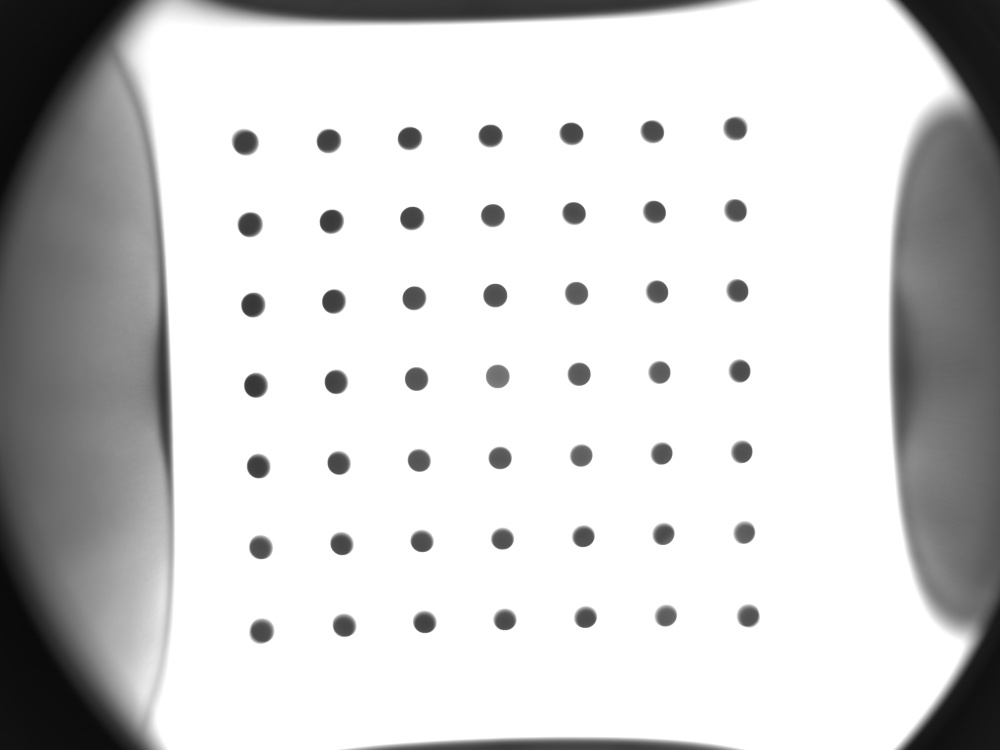
#> input picture flare/white_8x.png, 4000 x 3000 px, given in place of white_1x.png, which was not available (shown at 1/4 size)
$ python clc_flare.py
#> lines starting #> are read from the running program, lines starting #| are printed output that depends on the picture; after the words box and inside, x2 and y2 are one past the last pixel; in counts of white or black regions, pixels touching at a corner belong together; long printed decimals are rounded; pictures that were not available may be replaced by others from this repository, and a replacement may not be noted
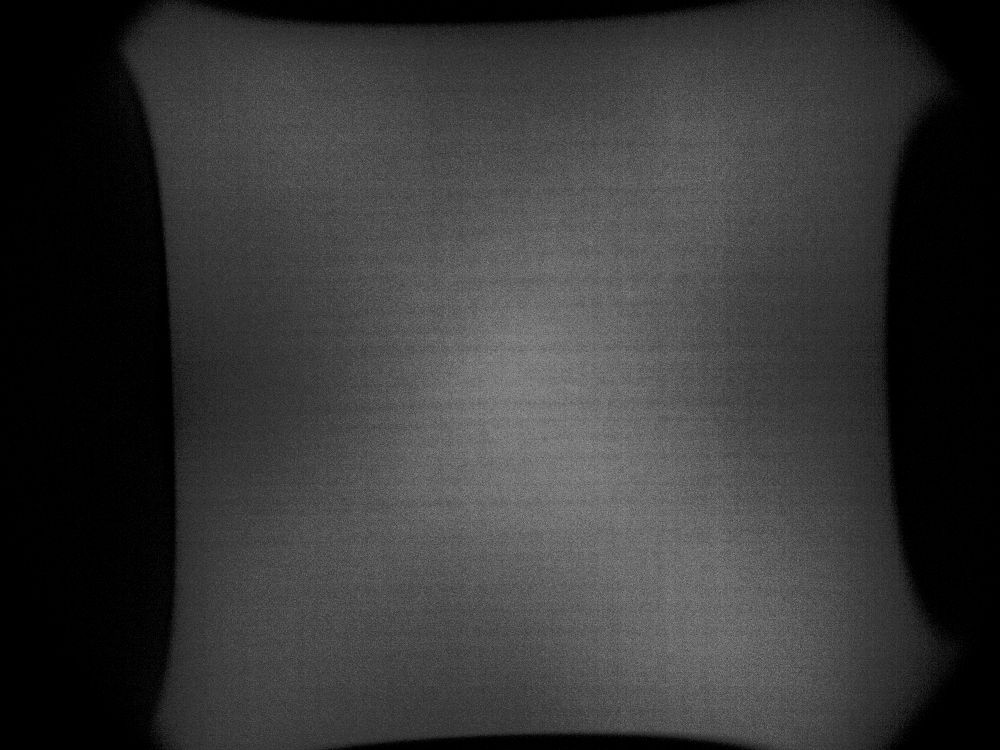
#> input picture flare/blk_1x.png, 4000 x 3000 px (shown at 1/4 size)
#> in run, result_img is the input picture: shape (3000, 4000, 3); min 8, max 255, mean 208.4
### flare/filter.py
# -*- coding: utf-8 -*-
"""
Created on Wed Jul  3 10:02:26 2019

@author: 10601021
"""
import numpy as np
import cv2
def butter2d_lp( shape, f, n):
    rows, cols = shape
    x = np.linspace(-0.5, 0.5, cols) * cols
    y = np.linspace(-0.5, 0.5, rows) * rows
    radius = np.sqrt((x ** 2)[np.newaxis] + (y ** 2)[:, np.newaxis])
    filt = 1 / (1.0 + (radius / f) ** (2 * n))
    return filt
def butter2d_bp( shape, cutin, cutoff, n):
    return butter2d_lp(shape, cutoff, n) - butter2d_lp(shape, cutin, n)
# [13 lines left out: functions crop_center_and_relocate, find_sectioned_signal, not called in this run]
def normalize_img(im):
    return (im - im.min()) * 255 / (im.max()- im.min())

# [6 lines left out: function find_where_higher_than_zero, not called in this run]


def clc_blm(orig_image,lowf,highf):
#> called with lowf = 0.01, highf = 0.2
    shape = orig_image.shape
#> shape = (3000, 4000)
    rows, cols = shape
#> rows = 3000; cols = 4000

    cutin = lowf * (cols / 2)
#> cutin = 20
    cutoff = highf * (cols / 2)
#> cutoff = 400
    fft_orig = np.fft.fftshift(np.fft.fft2(orig_image))

    filt = butter2d_bp(orig_image.shape, cutin, cutoff,2)
    fft_new = fft_orig * filt * -1
    new_image = np.fft.ifft2(np.fft.ifftshift(fft_new))
    new_image = np.abs(new_image)
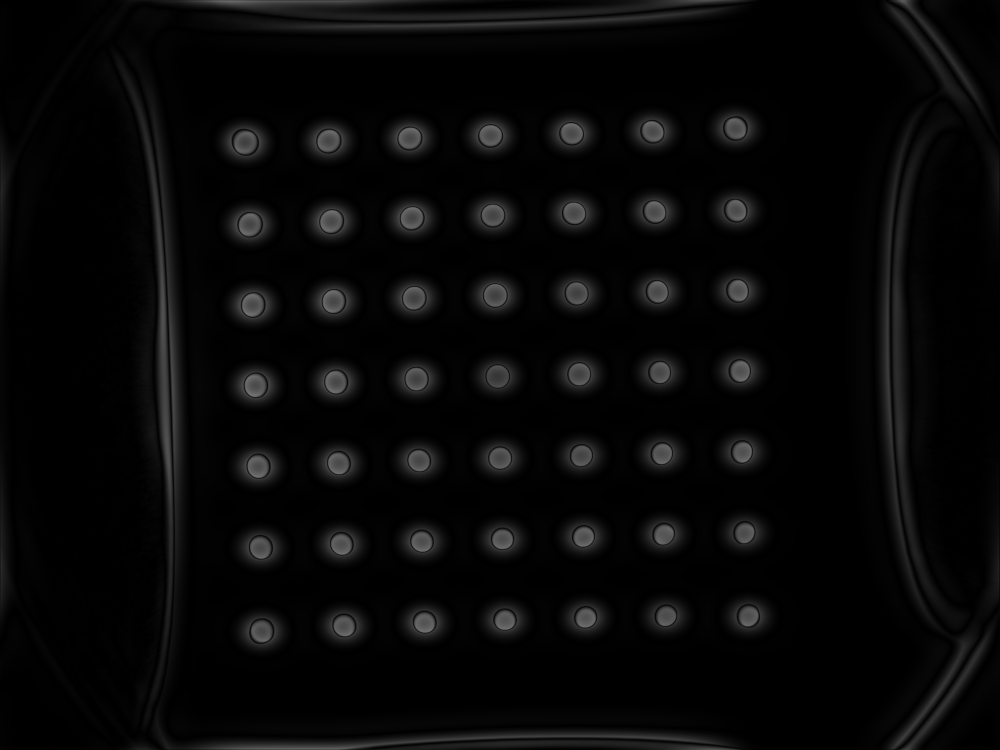
#> new_image: shape (3000, 4000) float64 (shown at 1/4 size); min 7.07e-06, max 117.5, mean 8.1

    norm_img = new_image / np.mean(orig_image)
    print ("Normalizing facotr: " + str(np.mean(orig_image[orig_image.shape[1]*2//5:orig_image.shape[1]*3//5,orig_image.shape[0]*2//5:orig_image.shape[0]*3//5])))
#| Normalizing facotr: 246.176
    print ("Max = " +str(norm_img.max()))
#| Max = 0.5636

    return norm_img

### flare/clc_flare.py
# -*- coding: utf-8 -*-
"""
Created on Thu Oct 15 10:07:01 2020

@author: Ewan Yeh Lin
"""
# =============================================================================
# The program evaluates flare effect based on stadardized specification
# 18844, in which a normal exposured image (IM1, with 225 grey level), a plane
# black image (IM2) captured with the same exposure value as IM1 and an over-
# exposured (normally 8x) image are fed.
# A map (cnt_mtx) is generated and a result image (rgb_img) is saved to the
# root file.
# =============================================================================
from re import L
import numpy as np
import cv2
from numpy.lib.function_base import delete
from . import filter as blm

RATIO_E1_E3 = 8
RATIO_CONTOUR_REGION = 50/70
THRESHOLD = 0.1
NUM_H, NUM_W = 7, 7
VISUALIZATION_ON = False
contour_x_limit = [800,3200]
contour_y_limit = [400,2800]


def find_avg_intensity_in_contour(img, cnt):
    M = cv2.moments(cnt)
    cX = int(M["m10"] / M["m00"])
    cY = int(M["m01"] / M["m00"])
    tmp_mask = np.zeros_like(img)
    r = (cv2.contourArea(cnt) / np.pi)**0.5 * RATIO_CONTOUR_REGION
    tmp_mask = cv2.circle(tmp_mask,(cX,cY),int(r),255,-1)
    return np.sum(img[tmp_mask>0]) / (np.pi*r**2), tmp_mask

def find_avg_intensity_around_contour(img, cnt):
# =============================================================================
# The function calculates average intensity around a found contour in a
# given image
# img: input image
# cnt: contour array
# return: float
# =============================================================================
    M = cv2.moments(cnt)
    cX = int(M["m10"] / M["m00"])
    cY = int(M["m01"] / M["m00"])
    r = (cv2.contourArea(cnt) / np.pi)**0.5
    d = int((1 + RATIO_CONTOUR_REGION) * r)
    tmp_mask = np.zeros_like(img)
    tmp_mask = cv2.circle(tmp_mask,(cX - d,cY),int(r * RATIO_CONTOUR_REGION),255,-1)
    tmp_mask = cv2.circle(tmp_mask,(cX + d,cY),int(r * RATIO_CONTOUR_REGION),255,-1)
    tmp_mask = cv2.circle(tmp_mask,(cX,cY - d),int(r * RATIO_CONTOUR_REGION),255,-1)
    tmp_mask = cv2.circle(tmp_mask,(cX,cY + d),int(r * RATIO_CONTOUR_REGION),255,-1)

    return np.sum(img[tmp_mask>0]) / (np.pi*r**2) / 4, tmp_mask

def remove_adjacent_cnts(contours):
    deleted = []
    for i in range(len(contours)):
        for j in range(i+1, len(contours)):
            if (__dist(contours[i], contours[j]) < 20):
                deleted.append(j)
    return np.delete(contours, deleted)

def __dist(cnt1, cnt2):
    return ((cnt1[0] - cnt2[0])**2 + (cnt1[1] - cnt2[1])**2)**0.5

def run(imWhite_1x, imBlack_1x, imWhite_8x):

    result_img = imWhite_1x.copy()

    imWhite_1x = cv2.cvtColor(imWhite_1x, cv2.COLOR_BGR2GRAY)
    imBlack_1x = cv2.cvtColor(imBlack_1x, cv2.COLOR_BGR2GRAY)
    imWhite_8x = cv2.cvtColor(imWhite_8x, cv2.COLOR_BGR2GRAY)


    filt_img = blm.clc_blm(imWhite_1x,0.01,0.2)
    thr_tst = np.zeros_like(imWhite_1x)
    thr_tst[filt_img>THRESHOLD] = 255

    ret, thr_imWhite_1x = cv2.threshold(imWhite_1x,THRESHOLD,255,cv2.THRESH_BINARY_INV)
#> thr_imWhite_1x: shape (3000, 4000); every value is 0
#> ret = 0
    contours, hierarchy = cv2.findContours(thr_tst, cv2.RETR_TREE, cv2.CHAIN_APPROX_NONE)

    cnt_list = []
    cnt_center_list = np.array((0,0))
    mask = np.zeros_like(imWhite_1x)
    ### Check performance of coontour-finding process
    ### TODO: Exception for contours noise within
    for c in contours:
        if cv2.contourArea(c) > 5000 and cv2.contourArea(c) < 12000 and c[0][0][1] > contour_y_limit[0] and c[0][0][1] < contour_y_limit[1] and c[0][0][0] > contour_x_limit[0] and c[0][0][0] < contour_x_limit[1]: # c[0][0][0]>150 -> temporal solution
            cv2.drawContours(mask, [c], -1, 255, -1)
            M = cv2.moments(c)
            cX = int(M["m10"] / M["m00"])
            cY = int(M["m01"] / M["m00"])
            cnt_center_list = np.c_[cnt_center_list,np.array((cX,cY))]
            cnt_list.append(c)
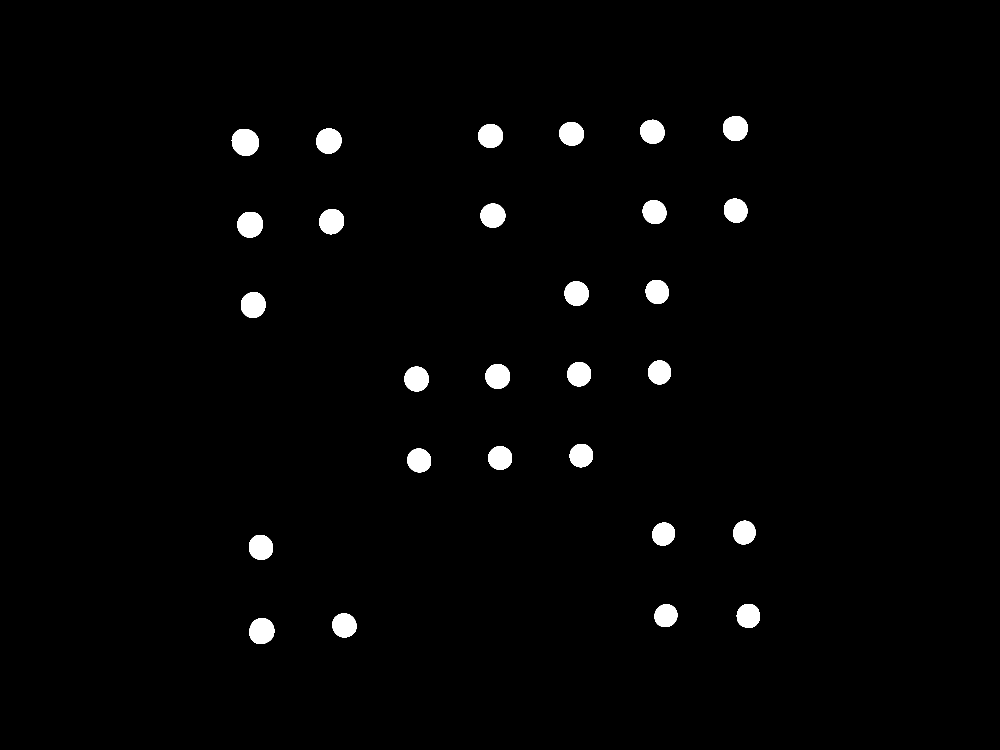
#> mask: shape (3000, 4000) (shown at 1/4 size); 1.7% white; 28 white regions
    cnt_center_list =cnt_center_list.transpose((1,0))[1::,:]
    cnt_center_list = remove_adjacent_cnts(cnt_center_list)
    print(cnt_center_list)
    ### Calculate average intensity within each contour

    cnt_info_list = []
    for c in cnt_list:
        M = cv2.moments(c)
        cX = int(M["m10"] / M["m00"])
        cY = int(M["m01"] / M["m00"])
        yb3,_ = find_avg_intensity_in_contour(imWhite_8x, c)
        yb2, mask_b = find_avg_intensity_in_contour(imBlack_1x, c)
        yw1, mask_w = find_avg_intensity_around_contour(imWhite_1x, c)
        f = (yb3 / RATIO_E1_E3 - yb2) / yw1 * 100
        cnt_info_list.append([cX,cY,f])
        result_img[mask_b>0,2] = 255
        result_img[mask_w>0,0] = 255
        cv2.putText(result_img, str(np.round(f,2)), (c[0][0][0],c[0][0][1]), cv2.FONT_HERSHEY_SIMPLEX, 2, (0, 255, 255), 1, cv2.LINE_AA)
#> this loop made 56 passes
#> (yb3, yb2, yw1, f) on passes 1 to 12: (2.37, 76.65, 128.6, -59.38), (2.39, 75.6, 128.8, -58.46), (2.45, 76.27, 129.2, -58.79), (2.37, 71.69, 124.5, -57.36), (3.02, 96.47, 127, -75.68), (2.98, 92.9, 124.8, -74.13), (2.9, 85, 125.8, -67.27), (2.9, 82.84, 125.3, -65.8), (2.26, 76.54, 124.6, -61.2), (2.32, 77.68, 127.8, -60.56), (3.04, 81.37, 127.5, -63.5), (2.94, 76.07, 122.8, -61.64)
#> pass 1, in run, `yb2, mask_b = find_avg_intensity_in_contour(imBlack_1x, c)`:
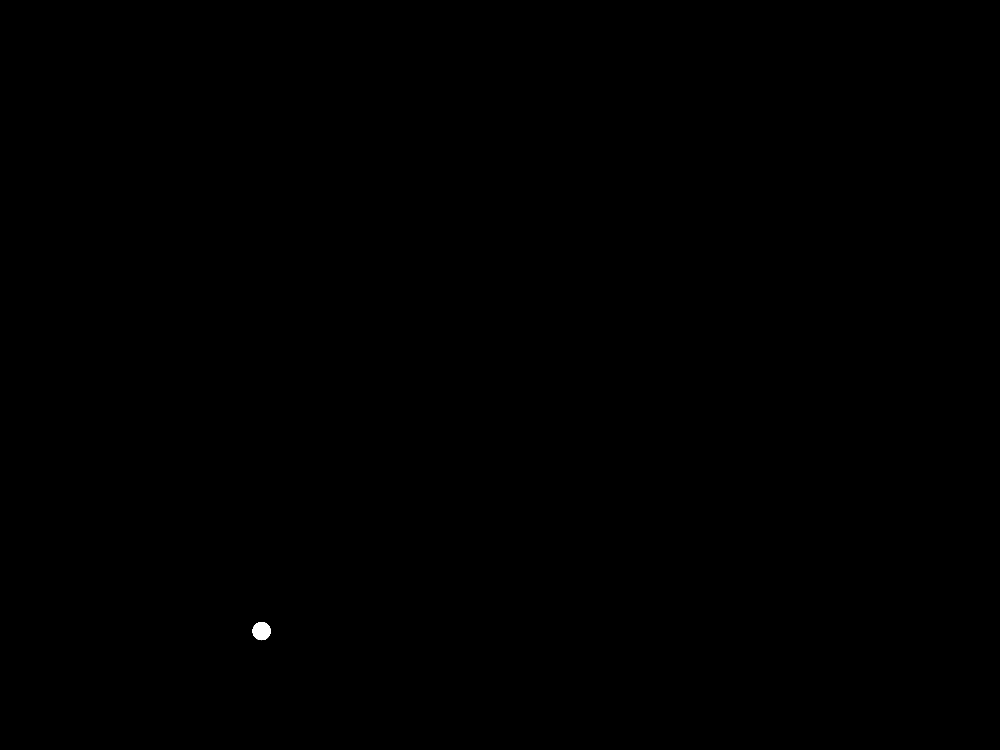
#> mask_b: shape (3000, 4000) (shown at 1/4 size); 0.03% white; 1 white region, box (x1, y1, x2, y2) and area: (1010, 2488, 1083, 2561) 4053
#> pass 1, in run, `yw1, mask_w = find_avg_intensity_around_contour(imWhite_1x, c)`:
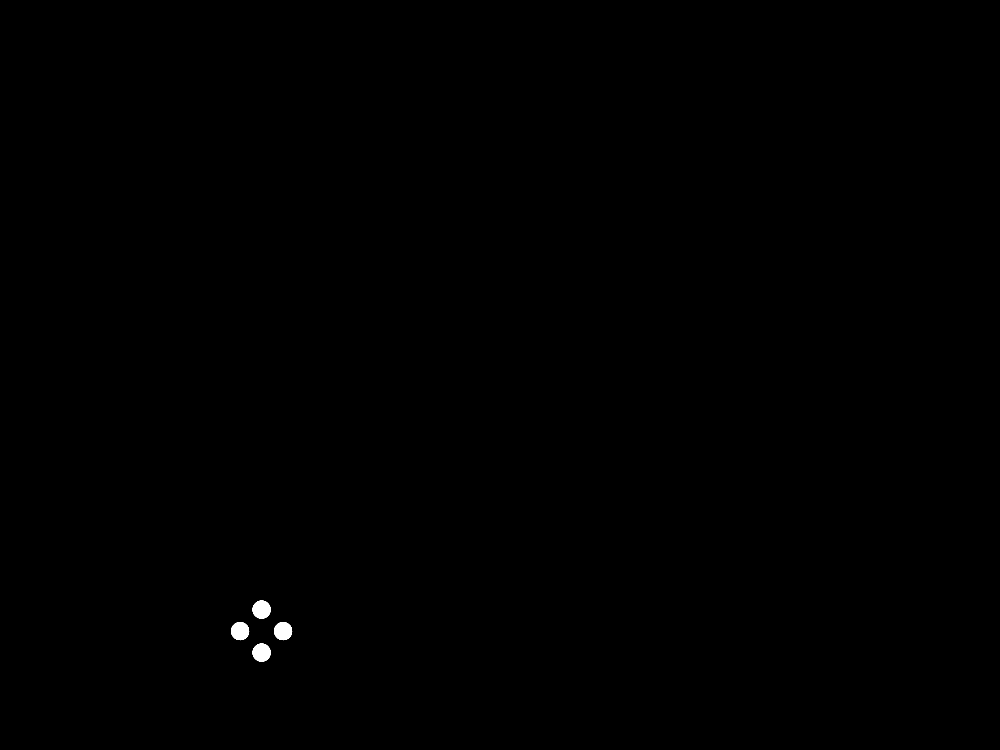
#> mask_w: shape (3000, 4000) (shown at 1/4 size); 0.14% white; 4 white regions, box (x1, y1, x2, y2) and area: (1010, 2402, 1083, 2475) 4053, (924, 2488, 997, 2561) 4053, (1096, 2488, 1169, 2561) 4053, (1010, 2574, 1083, 2647) 4053
#> after the loop:
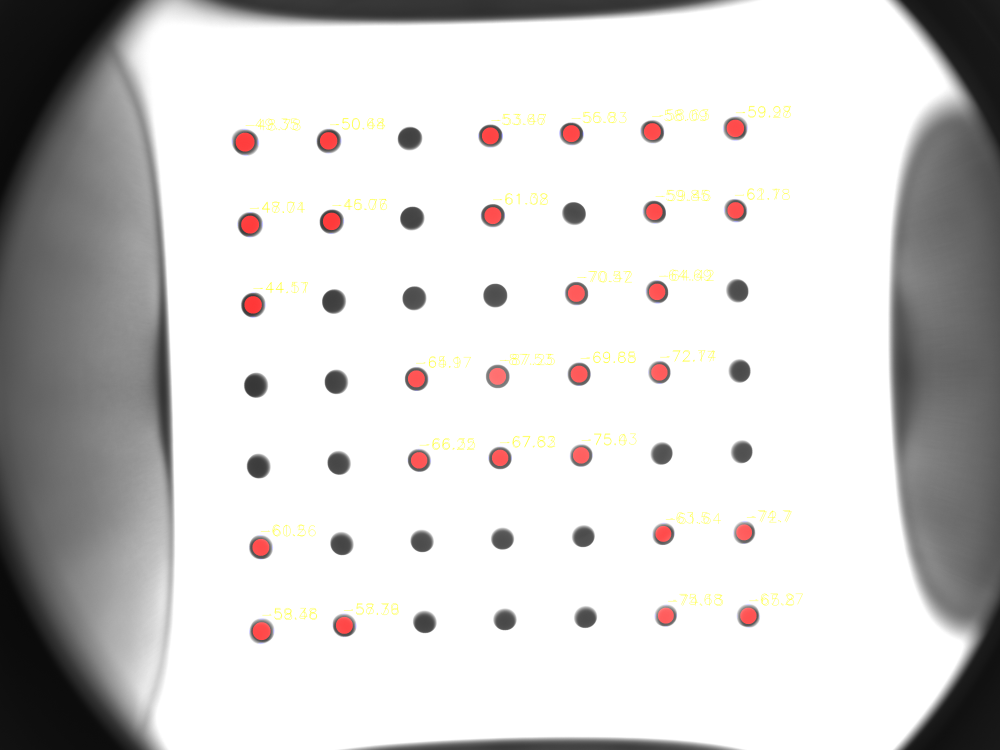
#> result_img: shape (3000, 4000, 3) (shown at 1/4 size); mean B, G, R 207.8, 208.4, 209.9


    ### sorting
    cnt_mtx = np.zeros((NUM_H,NUM_H))
    for i in range(0,NUM_H):
        tmp_arr = np.array(cnt_info_list[i*NUM_H:(i+1)*NUM_H])

        arg = np.argsort((tmp_arr[:,0]))
        # print (arg)
        # print (tmp_arr)
        c = 0
        for idx in arg:
            cnt_mtx[NUM_H - i -1,c] = tmp_arr[idx,2]
            c += 1
    print (np.mean(cnt_mtx))
#| -62.934

    return np.mean(cnt_mtx), result_img


if __name__ == '__main__':
    res, result_im = run(
        cv2.imread('white_1x.png'),
        cv2.imread('white_8x.png'),
        cv2.imread('blk_1x.png')
    )
